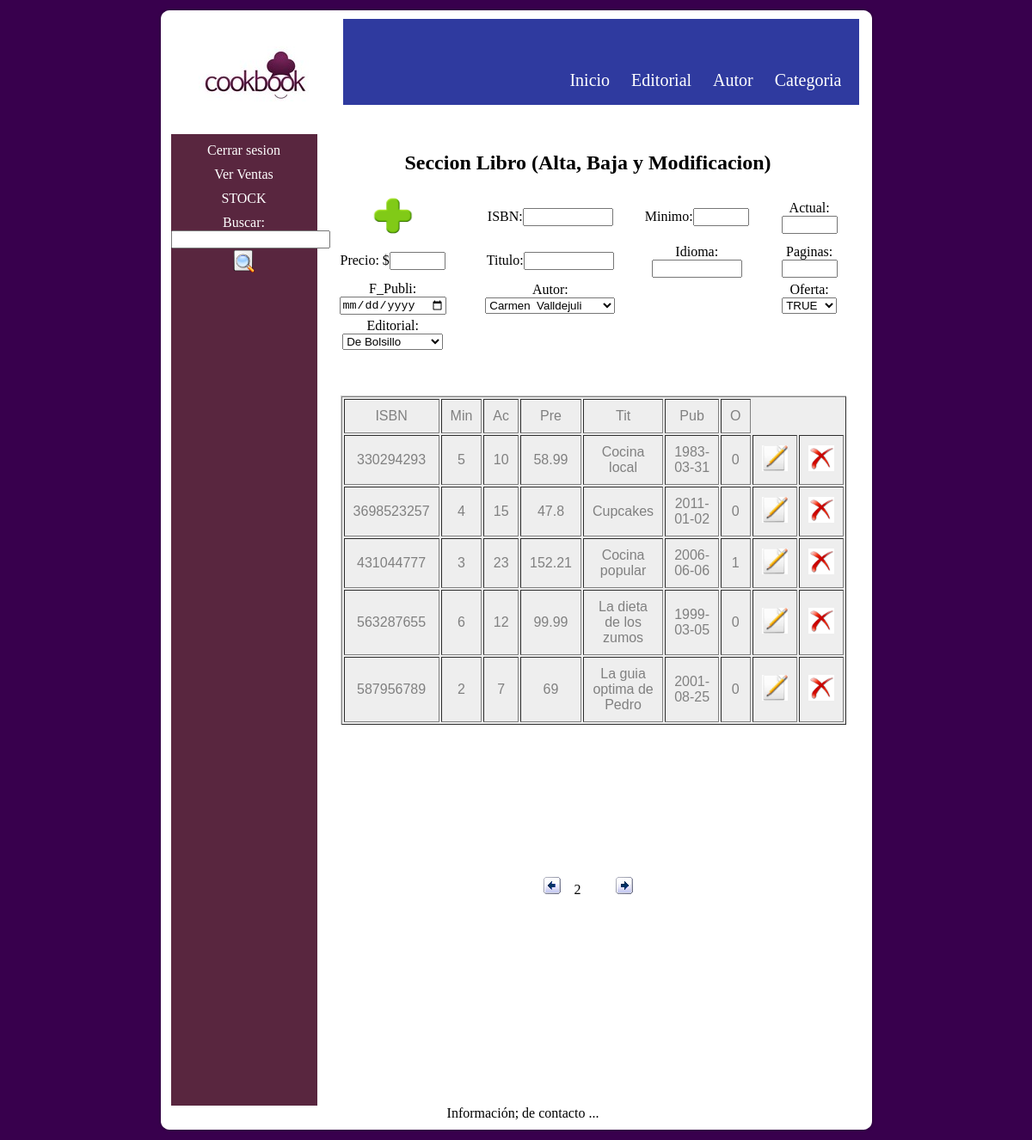
Page /Sistema/libro.php?pagina=2 (signed in) on the committed database.
### tables this page shows
CREATE TABLE IF NOT EXISTS `libro` (
  `ISBN` varchar(11) NOT NULL,
  `stock_minimo` int(11) NOT NULL,
  `stock_actual` int(11) NOT NULL,
  `precio` double NOT NULL,
  `titulo` varchar(50) NOT NULL,
  `idioma` varchar(30) NOT NULL,
  `paginas` int(11) NOT NULL,
  `fecha_publi` date NOT NULL,
  `id_autor` int(11) NOT NULL,
  `id_editorial` int(11) NOT NULL,
  `oferta` tinyint(1) NOT NULL DEFAULT '0',
  PRIMARY KEY (`ISBN`,`id_autor`,`id_editorial`),
  KEY `id_autor` (`id_autor`),
  KEY `id_editorial` (`id_editorial`)
);

### Sistema/libro.php (the view, shortened to what this page needs)
<?php
   if ($_SESSION['estado'] == "logeado"){
   include('conectar.php');
	if ( isset($_GET['error'])  and  $_GET['error'] == '1' ){?>
	<?php };
   if ( $_POST['submit']){
	           $buscar = $_POST ['palabra'];
	      }
   else{
	          $buscar = "vacio";
   }
 ?>
<!DOCTYPE html PUBLIC "-//W3C//DTD XHTML 1.0 Strict//EN"
	"http://www.w3.org/TR/xhtml1/DTD/xhtml1-strict.dtd">
<html xmlns="http://www.w3.org/1999/xhtml" xml:lang="en" lang="en">
</html>
<head>
 <link rel="stylesheet" href="estilos-libro.css"/>
 </head>
 <body>
<div class="contenedor">
   <div class='fondoContenedorTop'></div>
   <div class='fondoContenedorMain'>
	  <div class="encabezado">
		  <div class="logo"></div>
		<div class="menu">
				<div class="logeo">
					    <a href="./Backend.php">Inicio</a>
						<a href="./editorial.php">Editorial</a>
						<a href="./autor.php">Autor</a>
				        <a href="./categoria.php">Categoria</a>
	            </div>
		</div>
	  </div>
		<div class="principal">
				  <div class="columna">
						<div class="sesion"><a href='cerrarSesion.php'>Cerrar sesion</a></div>
						<div class="sesion"><a href='EstadoVenta.php'>Ver Ventas</a></div>
						<div class="sesion"><a href='stock.php'>STOCK</a></div>
						<div class="sesion">
							<form id="formid" action="#" method="post">
								Buscar: <input id="palabra" name="palabra">
								<input type="image" name="submit" width=30px; height=30px; src="./Imagenes/buscar.png">
							</form>
						</div>
				  </div>
				  <h2>Seccion Libro (Alta, Baja y Modificacion)</h2>
				  <form id="formid" method="post" action="actionAgregarLibro.php">
						  <table>
							  <tr>
								   <td><input type="image" name="boton_agregar" width=50px; height=50px; src="./Imagenes/agregar.png"></td>
								   <td>ISBN:<input type="text" name="agregar" id="agregar" size="10" maxlength="11"></td>
								   <td>Minimo:<input type="text" name="minimo" id="minimo" size="5" maxlength="11"></td>
								   <td>Actual:<input type="text" name="actual" id="actual" size="5" maxlength="11"></td>
		                      </tr>
							  <tr>
								   <td>Precio: $<input type="text" name="precio" id="precio" size="5" maxlength="5"></td>
								   <td>Titulo:<input type="text" name="titulo" id="titulo" size="10" maxlength="50"></td>
								   <td>Idioma:<input type="text" name="idioma" id="idioma" size="10" maxlength="30"></td>
								   <td>Paginas:<input type="text" name="pagina" id="pagina" size="5" maxlength="4"></td>
							  </tr>
							  <tr>
								   <td>F_Publi:<input type="date" name="fecha" id="fecha" size="5"></td>
									<td>Autor:	<select name="autor" id="autor">
										   <?php
											$res = mysqli_query($link,"SELECT * FROM autor");
											while ( $cal=mysqli_fetch_array($res)){?>
											<option value=<?php echo $cal['id_autor'] ?>><?php echo $cal['nombre_autor']?> &nbsp;<?php echo $cal['apellido_autor'] ?></option>
											<?php } ?>
											</select> <td>
		                          <td>Oferta:<select name="oferta" id="oferta">
								              <option value="1" >TRUE</option>
								              </select>
								   </td>
							  </tr>
							  <tr>
								   <td>Editorial:
								  		<select name="editorial" id="editorial">
										   <?php
											$res = mysqli_query($link,"SELECT * FROM editorial");
											while ( $cal=mysqli_fetch_array($res)){?>
											<option value=<?php echo $cal['id_editorial'] ?>><?php echo $cal['Nombre_Edi']?></option>
											<?php } ?>
										</select>
								   </td>
							  </tr>
						  </table>
				  </form>
				  <?php
						$url = "libro.php";
						if ( $buscar == "vacio"){
							$rs_noticias = mysqli_query($link, "SELECT * FROM libro ORDER BY ISBN ");
						}
						else {
						   $rs_noticias = mysqli_query($link, "SELECT * FROM libro WHERE titulo ORDER BY ISBN LIKE '%$buscar%' ");
						}
						$num_total_registros = mysqli_num_rows($rs_noticias);
						if ($num_total_registros > 0) {
							$TAMANO_PAGINA = 5;
							$pagina = false;
							if (isset($_GET["pagina"]))
								   $pagina = $_GET["pagina"];
							if (!$pagina) {
								$inicio = 0;
								$pagina = 1;
							}
							else {
								$inicio = ($pagina - 1) * $TAMANO_PAGINA;
							}
							$total_paginas = ceil($num_total_registros / $TAMANO_PAGINA);
				  ?>
				  <div class="tabla">
								 <table width="550px" border="1" cellpadding="10">
									  <tr>
									  <td>ISBN</td>
									  <td>Min</td>
									  <td>Ac</td>
									  <td>Pre</td>
									  <td>Tit</td>
									  <td>Pub</td>
									  <td>O</td>
									  </tr>
									  <?php
									  if ($buscar == "vacio"){
												$result = mysqli_query($link, "SELECT * FROM libro ORDER BY ISBN LIMIT ".$inicio."," . $TAMANO_PAGINA);
											}
											else{
												$result = mysqli_query($link, "SELECT * FROM libro WHERE titulo LIKE '%$buscar%' ORDER BY ISBN  LIMIT ".$inicio."," . $TAMANO_PAGINA);
											}
									  while ($arreglo = mysqli_fetch_array($result)) { $eliminar = $arreglo['ISBN'] ?>
											<tr>
											<td><?php echo $arreglo["ISBN"] ?></td>
											<td><?php echo $arreglo["stock_minimo"] ?></td>
											<td><?php echo $arreglo["stock_actual"] ?></td>
											<td><?php echo $arreglo["precio"] ?></td>
											<td><?php echo $arreglo["titulo"] ?></td>
											<td><?php echo $arreglo["fecha_publi"] ?></td>
											<td><?php echo $arreglo["oferta"] ?></td>
											<form action="modificar_libro.php" method="post">
												<td><input type="image" name="modificar" value=<?php echo $eliminar ?> width=30px; height=30px; src="./Imagenes/modificar.png" ></td>
											</form>
											<form action="actionEliminarLibro.php" method="post">
												<td><input type="image" name="eliminar" value=<?php echo $eliminar ?> width=30px; height=30px; src="./Imagenes/eliminar.png"></td>
											</form>
											</tr>
									  <?php } ?>
								  </table>
				  </div>
				  <?php
				echo '<div style=" margin-top:610px;">';
				if ($total_paginas > 1) {
					if ($pagina != 1)
						echo '<a href="'.$url.'?pagina='.($pagina-1).'"><img src="Imagenes/izq.gif" border="0"></a>';
					for ($i=1;$i<=$total_paginas;$i++) {
						if ($pagina == $i)
							echo $pagina;
						else
							echo '  <a href="'.$url.'?pagina='.$i.'">'.$i.'</a>  ';
					}
					if ($pagina != $total_paginas)
						echo '<a href="'.$url.'?pagina='.($pagina+1).'"><img src="Imagenes/der.gif" border="0"></a>';
				}
				echo '</div>';
			}
			?>
		 </div>
	  <div class="piedepagina">
		Informaci&oacuten; de contacto ...
	  </div>
     </div>
  <div class='fondoContenedorBottom'></div>
</div>
</body>
</html>
<?php }
       else {
		  header("Location: login.php?error=1");
		   }
?>

### Sistema/estilos-libro.css (style rules this page uses)
body { background-image:url("./Imagenes/Fondo.png"); text-align:center; }
.contenedor { width:835px; margin:auto; }
.encabezado { background-image:url("./Imagenes/banner.png"); width:800px; height:100px; background-repeat:no-repeat; }
.logo { background-image:url("./Imagenes/Logo.png"); float: left; width:200px; height:134px; }
.logeo { float:left; margin-left:20px; margin-top:60px; font-size:20px; }
.logeo a { margin-left:20px; }
a:link { color:#FFFFFF; text-decoration:none; }
.sesion { margin-top:10px; color:#FFFFFF; }
.columna { float:left; background-image:url("./Imagenes/columna.png"); width:170px; height:1130px; }
.tabla { float:right; margin-top:50px; margin-right:15px; border-top:1px solid #ccc; border-left:1px solid #ccc; background-color:#eee; color: gray; text-align:center; font-family:arial,verdana,times; }
.menu { float: right; padding-right:20px; }
.principal { height:1110px; width:800px; float:left; }
.fondoContenedorTop { background-image:url("./Imagenes/panel_arriba.png"); height:14px; }
.fondoContenedorMain { background-image:url("./Imagenes/panel_medio.png"); padding-left:16px; }
.fondoContenedorBottom { background-image:url("./Imagenes/panel_abajo.png"); height:14px; background-repeat:no-repeat; }
.piedepagina { padding-top:20px; clear:both; text-align:center; }

### rows in the picture
libro: ISBN "330294293", stock_minimo "5", stock_actual "10", precio "58.99", titulo "Cocina local", fecha_publi "1983-03-31", oferta "0"
libro: ISBN "3698523257", stock_minimo "4", stock_actual "15", precio "47.8", titulo "Cupcakes", fecha_publi "2011-01-02", oferta "0"
libro: ISBN "431044777", stock_minimo "3", stock_actual "23", precio "152.21", titulo "Cocina popular", fecha_publi "2006-06-06", oferta "1"
libro: ISBN "563287655", stock_minimo "6", stock_actual "12", precio "99.99", titulo "La dieta de los zumos", fecha_publi "1999-03-05", oferta "0"
libro: ISBN "587956789", stock_minimo "2", stock_actual "7", precio "69", titulo "La guia optima de Pedro", fecha_publi "2001-08-25", oferta "0"

### other values in the picture
form field autor "Carmen Valldejuli"
form field editorial "De Bolsillo"
